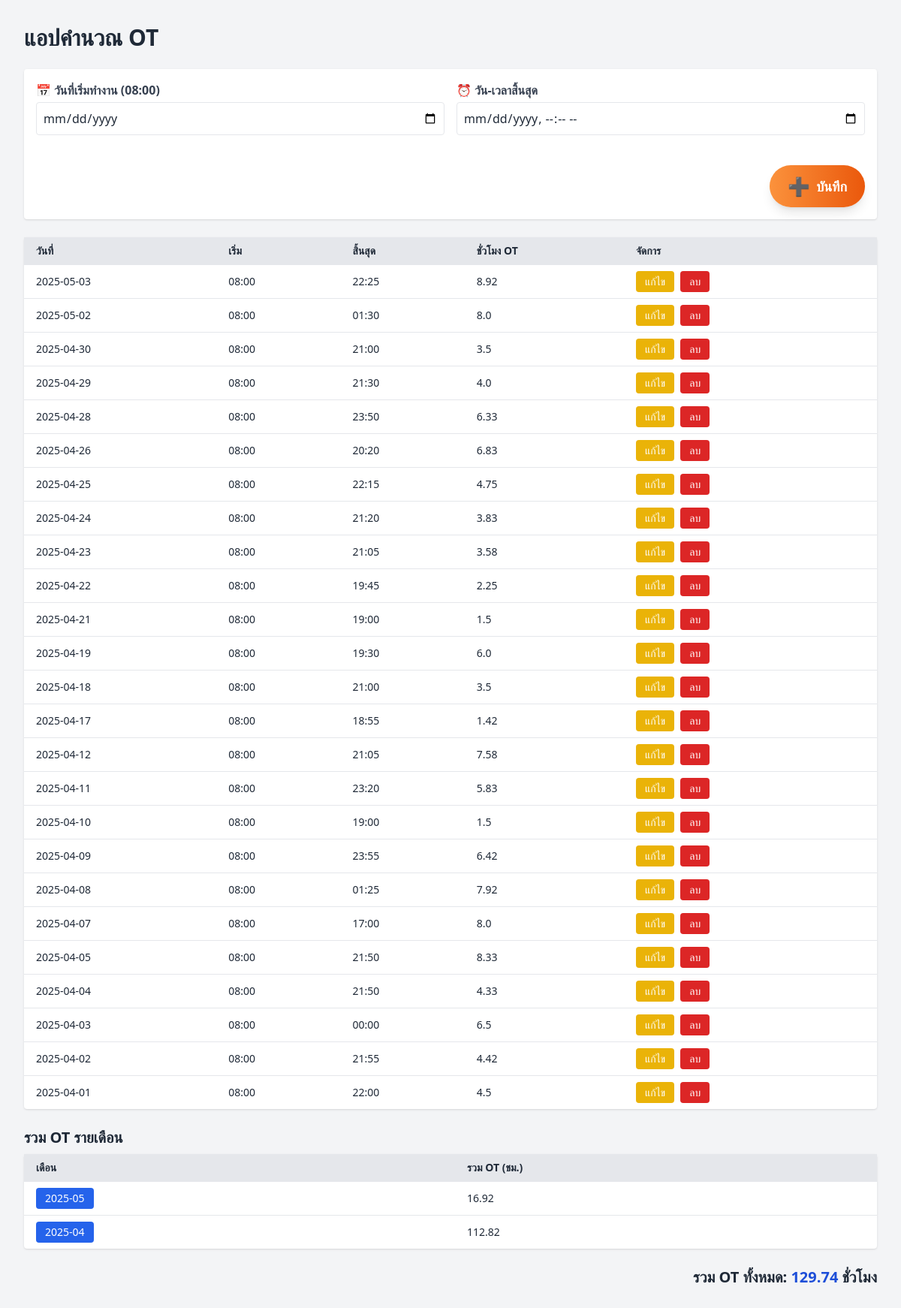
The page / on the database its author committed.
### tables this page shows
CREATE TABLE ot_records (
            id INTEGER PRIMARY KEY AUTOINCREMENT,
            work_date TEXT,
            start_time TEXT,
            end_time TEXT,
            ot_hours REAL
        );

### app.py (the view, shortened to what this page needs)
@app.route('/', methods=['GET', 'POST'])
def index():
    conn = get_db_connection()
    sort_order = request.args.get('sort', 'desc')
    order_sql = 'ORDER BY work_date DESC' if sort_order == 'desc' else 'ORDER BY work_date ASC'
    records = conn.execute(f'SELECT * FROM ot_records {order_sql}').fetchall()
    total_ot = conn.execute('SELECT SUM(ot_hours) FROM ot_records').fetchone()[0] or 0
    monthly_ot = conn.execute('''
        SELECT strftime('%Y-%m', work_date) AS month, SUM(ot_hours) AS total
        FROM ot_records
        GROUP BY month
        ORDER BY month DESC
    ''').fetchall()
    conn.close()
    return render_template('index.html', records=records, total_ot=round(total_ot, 2),
                           sort_order=sort_order, monthly_ot=monthly_ot)

### app.py (called while the page is built)
def get_db_connection():
    conn = sqlite3.connect(DB_FILE)
    conn.row_factory = sqlite3.Row
    return conn

### templates/index.html (shortened to what this page needs)
<!DOCTYPE html>
<html lang="th">
<head>
  <script src="https://cdn.tailwindcss.com"></script>
</head>
<body class="p-8 bg-gray-100 text-gray-800">
  <h1 class="text-3xl font-bold mb-6">แอปคำนวณ OT</h1>
  <form method="post" class="bg-white p-4 rounded shadow mb-6 grid grid-cols-1 gap-4">
<div class="grid grid-cols-1 md:grid-cols-2 gap-4 mb-6">
  <div>
    <label for="work_date" class="block mb-1 font-semibold text-gray-700">📅 วันที่เริ่มทำงาน (08:00)</label>
    <input type="date" id="work_date" name="work_date"
      class="w-full border rounded p-2 focus:ring-2 focus:ring-orange-400" required>
  </div>
  <div>
    <label for="end_time" class="block mb-1 font-semibold text-gray-700">⏰ วัน-เวลาสิ้นสุด</label>
    <input type="datetime-local" id="end_time" name="end_time"
      class="w-full border rounded p-2 focus:ring-2 focus:ring-orange-400" required>
  </div>
</div>
  <div class="flex justify-end">
    <button type="submit"
      class="flex items-center gap-2 px-6 py-3 text-lg font-semibold text-white bg-gradient-to-r from-orange-400 to-orange-600 rounded-full shadow-lg hover:from-orange-500 hover:to-orange-700 transition-all">
      <span class="text-2xl">➕</span>
      <span>บันทึก</span>
    </button>
  </div>
</form>
  <table class="w-full bg-white shadow rounded table-auto text-sm mb-6">
    <thead class="bg-gray-200 text-left">
      <tr>
        <th class="px-4 py-2">วันที่</th>
        <th class="px-4 py-2">เริ่ม</th>
        <th class="px-4 py-2">สิ้นสุด</th>
        <th class="px-4 py-2">ชั่วโมง OT</th>
        <th class="px-4 py-2">จัดการ</th>
      </tr>
    </thead>
    <tbody>
      {% for r in records %}
      <tr class="border-t hover:bg-gray-50">
        <td class="px-4 py-2">{{ r['work_date'] }}</td>
        <td class="px-4 py-2">{{ r['start_time'][11:16] }}</td>
        <td class="px-4 py-2">{{ r['end_time'][11:16] }}</td>
        <td class="px-4 py-2">{{ r['ot_hours'] }}</td>
        <td class="px-4 py-2 flex gap-2">
          <form action="{{ url_for('edit', id=r['id']) }}" method="get">
            <button type="submit" class="px-3 py-1 bg-yellow-500 text-white rounded hover:bg-yellow-600">
              แก้ไข
            </button>
          </form>
          <button onclick="showModal({{ r['id'] }}, '{{ r['work_date'] }}', '{{ r['start_time'][11:16] }}', '{{ r['end_time'][11:16] }}', {{ r['ot_hours'] }})"
                  class="px-3 py-1 bg-red-600 text-white rounded hover:bg-red-700">
            ลบ
          </button>
        </td>
      </tr>
      {% endfor %}
    </tbody>
  </table>
  <h2 class="mt-6 text-xl font-semibold">รวม OT รายเดือน</h2>
  <table class="w-full mt-2 bg-white shadow rounded table-auto text-sm">
    <thead class="bg-gray-200 text-left">
      <tr>
        <th class="px-4 py-2">เดือน</th>
        <th class="px-4 py-2">รวม OT (ชม.)</th>
      </tr>
    </thead>
    <tbody>
      {% for m in monthly_ot %}
      <tr class="border-t hover:bg-gray-50">
        <td class="px-4 py-2">
          <form action="{{ url_for('month_view', year_month=m['month']) }}" method="get">
            <button type="submit" class="text-white bg-blue-600 hover:bg-blue-700 px-3 py-1 rounded">
              {{ m['month'] }}
            </button>
          </form>
        </td>
        <td class="px-4 py-2">{{ m['total'] | round(2) }}</td>
      </tr>
      {% endfor %}
    </tbody>
  </table>
  <div class="mt-6 text-right text-xl font-bold">
    รวม OT ทั้งหมด: <span class="text-blue-700">{{ total_ot }}</span> ชั่วโมง
  </div>
</body>
</html>

### rows shown on the page
ot_records: work_date "2025-05-03", start_time "08:00", end_time "22:25", ot_hours "8.92"
ot_records: work_date "2025-05-02", start_time "08:00", end_time "01:30", ot_hours "8.0"
ot_records: work_date "2025-04-30", start_time "08:00", end_time "21:00", ot_hours "3.5"
ot_records: work_date "2025-04-29", start_time "08:00", end_time "21:30", ot_hours "4.0"
ot_records: work_date "2025-04-28", start_time "08:00", end_time "23:50", ot_hours "6.33"
ot_records: work_date "2025-04-26", start_time "08:00", end_time "20:20", ot_hours "6.83"
ot_records: work_date "2025-04-25", start_time "08:00", end_time "22:15", ot_hours "4.75"
ot_records: work_date "2025-04-24", start_time "08:00", end_time "21:20", ot_hours "3.83"
ot_records: work_date "2025-04-23", start_time "08:00", end_time "21:05", ot_hours "3.58"
ot_records: work_date "2025-04-22", start_time "08:00", end_time "19:45", ot_hours "2.25"
ot_records: work_date "2025-04-21", start_time "08:00", end_time "19:00", ot_hours "1.5"
ot_records: work_date "2025-04-19", start_time "08:00", end_time "19:30", ot_hours "6.0"
ot_records: work_date "2025-04-18", start_time "08:00", end_time "21:00", ot_hours "3.5"
ot_records: work_date "2025-04-17", start_time "08:00", end_time "18:55", ot_hours "1.42"
ot_records: work_date "2025-04-12", start_time "08:00", end_time "21:05", ot_hours "7.58"
ot_records: work_date "2025-04-11", start_time "08:00", end_time "23:20", ot_hours "5.83"
ot_records: work_date "2025-04-10", start_time "08:00", end_time "19:00", ot_hours "1.5"
ot_records: work_date "2025-04-09", start_time "08:00", end_time "23:55", ot_hours "6.42"
ot_records: work_date "2025-04-08", start_time "08:00", end_time "01:25", ot_hours "7.92"
ot_records: work_date "2025-04-07", start_time "08:00", end_time "17:00", ot_hours "8.0"
ot_records: work_date "2025-04-05", start_time "08:00", end_time "21:50", ot_hours "8.33"
ot_records: work_date "2025-04-04", start_time "08:00", end_time "21:50", ot_hours "4.33"
ot_records: work_date "2025-04-03", start_time "08:00", end_time "00:00", ot_hours "6.5"
ot_records: work_date "2025-04-02", start_time "08:00", end_time "21:55", ot_hours "4.42"
ot_records: work_date "2025-04-01", start_time "08:00", end_time "22:00", ot_hours "4.5"

### other values the page prints
{{ m['month'] }} "2025-05" "2025-04"
{{ m['total'] | round(2) }} "16.92" "112.82"
{{ total_ot }} "129.74"
